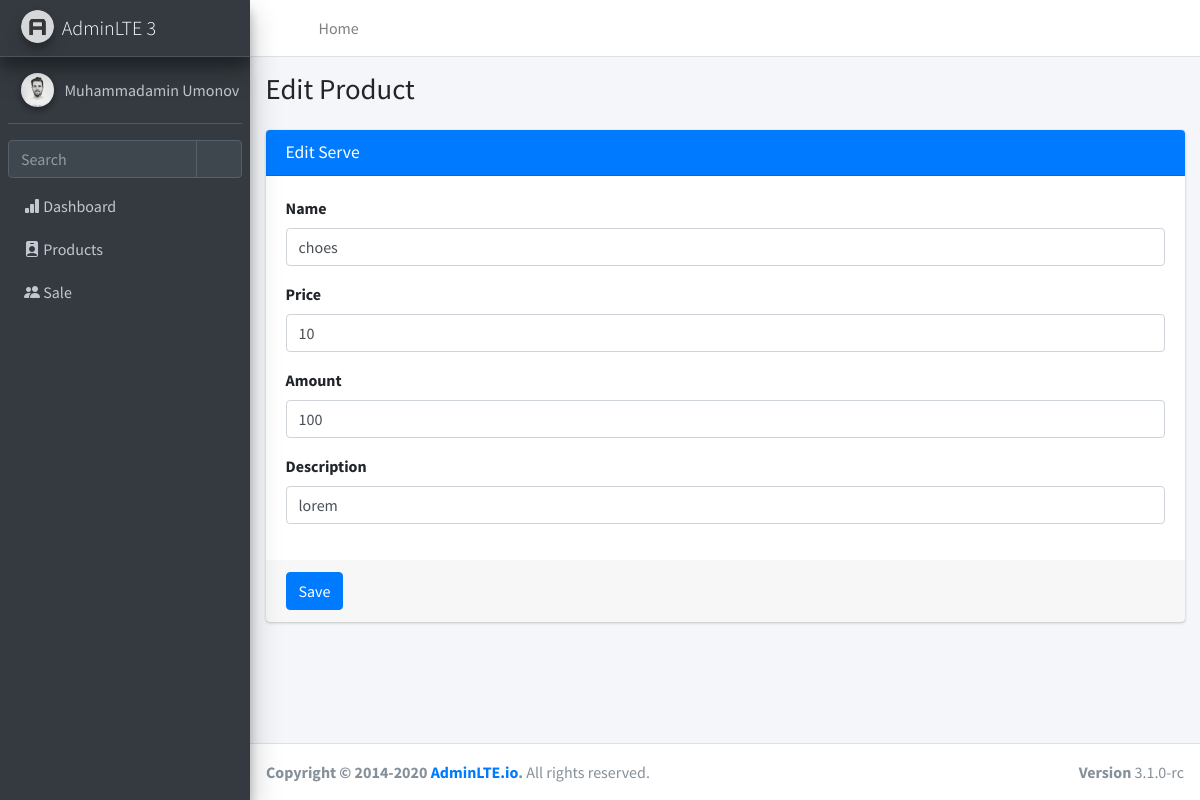
/product/1/, run on the app's committed database.
### product/models.py (models this page shows, shortened)
class Product(models.Model):
    name = models.CharField(max_length=200)
    price = models.IntegerField()
    description = models.TextField()
    amount = models.IntegerField()

### product/views.py (the view)
# urls.py: path('product/<int:product_id>/', product_edit, name='product_edit'),
def product_edit(request, product_id):
    product = get_object_or_404(Product, pk=product_id)
    form = ProductForm(request.POST or None, instance=product)
    if request.method == 'POST' and form.is_valid():
        form.save()
        return redirect('product')
    ctx = {'form': form, 'title': 'Edit Product'}
    return render(request, 'new_update.html', ctx)

### product/forms.py
class ProductForm(forms.ModelForm):
    class Meta:
        model = Product
        fields = ['name', 'price', 'amount', 'description']
        widgets = {
            'name': forms.TextInput(attrs={'class': 'form-control', 'placeholder': 'Enter name'}),
            'price': forms.NumberInput(attrs={'class': 'form-control', 'placeholder': 'Enter price'}),
            'amount': forms.NumberInput(attrs={'class': 'form-control', 'placeholder': 'Enter amount'}),
            'description': forms.TextInput(attrs={'class': 'form-control', 'placeholder': 'Enter description'}),
        }

### templates/new_update.html (shortened to what this page needs)
{% extends 'base.html' %}
{% load static %}
{% block title %}
<h1>{{title}}</h1>
{% endblock title %}
{% block main %}
<div class="card card-primary">
    <div class="card-header">
        <h3 class="card-title">Edit Serve</h3>
    </div>
    <form method="post">
        <div class="card-body">
            {% for field in form %}
            <div class="form-group">
                <label for="{{ field.id_for_label }}">{{ field.label }}</label>
                {{ field }}
            </div>
            {% endfor %}
        </div>
        <div class="card-footer">
            <button type="submit" class="btn btn-primary">Save</button>
        </div>
    </form>
</div>
{% endblock main %}

### data on the page
Product: form "choes" "10" "100" "lorem"

### other printed values
{{ title }} "Edit Product"
{{ field.label }} "Name" "Price" "Amount" "Description"
